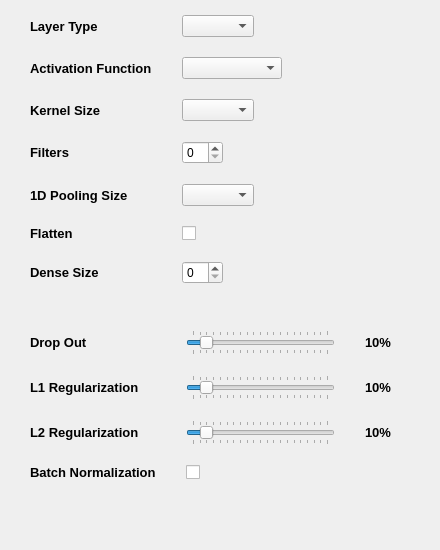
        <widget class="QWidget" name="layer1">
         <attribute name="title">
          <string>Layer 1</string>
         </attribute>
         <widget class="QWidget" name="formLayoutWidget_3">
          <property name="geometry">
           <rect>
            <x>30</x>
            <y>10</y>
            <width>401</width>
            <height>368</height>
           </rect>
          </property>
          <layout class="QFormLayout" name="arch_form1">
           <property name="horizontalSpacing">
            <number>30</number>
           </property>
           <property name="verticalSpacing">
            <number>20</number>
           </property>
           <property name="leftMargin">
            <number>0</number>
           </property>
           <property name="topMargin">
            <number>5</number>
           </property>
           <property name="rightMargin">
            <number>0</number>
           </property>
           <property name="bottomMargin">
            <number>5</number>
           </property>
           <item row="0" column="0">
            <widget class="QLabel" name="type_label_1">
             <property name="font">
              <font>
               <pointsize>10</pointsize>
               <italic>false</italic>
               <bold>true</bold>
              </font>
             </property>
             <property name="text">
              <string>Layer Type</string>
             </property>
            </widget>
           </item>
           <item row="0" column="1">
            <widget class="QComboBox" name="type_entry_1">
             <property name="sizePolicy">
              <sizepolicy hsizetype="Fixed" vsizetype="Fixed">
               <horstretch>0</horstretch>
               <verstretch>0</verstretch>
              </sizepolicy>
             </property>
            </widget>
           </item>
           <item row="1" column="0">
            <widget class="QLabel" name="activation_label_1">
             <property name="font">
              <font>
               <pointsize>10</pointsize>
               <italic>false</italic>
               <bold>true</bold>
              </font>
             </property>
             <property name="text">
              <string>Activation Function</string>
             </property>
            </widget>
           </item>
           <item row="1" column="1">
            <widget class="QComboBox" name="activation_entry_1">
             <property name="sizePolicy">
              <sizepolicy hsizetype="Fixed" vsizetype="Fixed">
               <horstretch>0</horstretch>
               <verstretch>0</verstretch>
              </sizepolicy>
             </property>
             <property name="minimumSize">
              <size>
               <width>100</width>
               <height>0</height>
              </size>
             </property>
            </widget>
           </item>
           <item row="2" column="0">
            <widget class="QLabel" name="kernel_label_1">
             <property name="font">
              <font>
               <pointsize>10</pointsize>
               <italic>false</italic>
               <bold>true</bold>
              </font>
             </property>
             <property name="text">
              <string>Kernel Size</string>
             </property>
            </widget>
           </item>
           <item row="2" column="1">
            <widget class="QComboBox" name="kernel_entry_1">
             <property name="sizePolicy">
              <sizepolicy hsizetype="Fixed" vsizetype="Fixed">
               <horstretch>0</horstretch>
               <verstretch>0</verstretch>
              </sizepolicy>
             </property>
            </widget>
           </item>
           <item row="3" column="0">
            <widget class="QLabel" name="filters_label_1">
             <property name="font">
              <font>
               <pointsize>10</pointsize>
               <italic>false</italic>
               <bold>true</bold>
              </font>
             </property>
             <property name="text">
              <string>Filters</string>
             </property>
            </widget>
           </item>
           <item row="3" column="1">
            <widget class="QSpinBox" name="filters_entry_1">
             <property name="sizePolicy">
              <sizepolicy hsizetype="Fixed" vsizetype="Fixed">
               <horstretch>0</horstretch>
               <verstretch>0</verstretch>
              </sizepolicy>
             </property>
            </widget>
           </item>
           <item row="4" column="0">
            <widget class="QLabel" name="pool_label_1">
             <property name="font">
              <font>
               <pointsize>10</pointsize>
               <italic>false</italic>
               <bold>true</bold>
              </font>
             </property>
             <property name="text">
              <string>1D Pooling Size</string>
             </property>
            </widget>
           </item>
           <item row="4" column="1">
            <widget class="QComboBox" name="pool_entry_1">
             <property name="sizePolicy">
              <sizepolicy hsizetype="Fixed" vsizetype="Fixed">
               <horstretch>0</horstretch>
               <verstretch>0</verstretch>
              </sizepolicy>
             </property>
            </widget>
           </item>
           <item row="6" column="0">
            <widget class="QLabel" name="dense_label_1">
             <property name="font">
              <font>
               <pointsize>10</pointsize>
               <italic>false</italic>
               <bold>true</bold>
              </font>
             </property>
             <property name="text">
              <string>Dense Size</string>
             </property>
            </widget>
           </item>
           <item row="5" column="0">
            <widget class="QLabel" name="flat_label_1">
             <property name="font">
              <font>
               <pointsize>10</pointsize>
               <italic>false</italic>
               <bold>true</bold>
              </font>
             </property>
             <property name="text">
              <string>Flatten</string>
             </property>
            </widget>
           </item>
           <item row="5" column="1">
            <widget class="QCheckBox" name="flat_box_1">
             <property name="text">
              <string/>
             </property>
            </widget>
           </item>
           <item row="6" column="1">
            <widget class="QSpinBox" name="dense_entry_1">
             <property name="sizePolicy">
              <sizepolicy hsizetype="Fixed" vsizetype="Fixed">
               <horstretch>0</horstretch>
               <verstretch>0</verstretch>
              </sizepolicy>
             </property>
            </widget>
           </item>
          </layout>
         </widget>
         <widget class="QWidget" name="formLayoutWidget_11">
          <property name="geometry">
           <rect>
            <x>20</x>
            <y>320</y>
            <width>381</width>
            <height>221</height>
           </rect>
          </property>
          <layout class="QFormLayout" name="reg_form_1">
           <property name="horizontalSpacing">
            <number>30</number>
           </property>
           <property name="verticalSpacing">
            <number>20</number>
           </property>
           <property name="leftMargin">
            <number>10</number>
           </property>
           <property name="topMargin">
            <number>10</number>
           </property>
           <property name="rightMargin">
            <number>10</number>
           </property>
           <property name="bottomMargin">
            <number>10</number>
           </property>
           <item row="0" column="0">
            <widget class="QLabel" name="dropout_label_1">
             <property name="font">
              <font>
               <pointsize>10</pointsize>
               <italic>false</italic>
               <bold>true</bold>
              </font>
             </property>
             <property name="text">
              <string>Drop Out</string>
             </property>
            </widget>
           </item>
           <item row="0" column="1">
            <layout class="QHBoxLayout" name="drop_box_1">
             <property name="spacing">
              <number>30</number>
             </property>
             <item>
              <widget class="QSlider" name="drop_slider_1">
               <property name="maximumSize">
                <size>
                 <width>400</width>
                 <height>26</height>
                </size>
               </property>
               <property name="sizeIncrement">
                <size>
                 <width>0</width>
                 <height>0</height>
                </size>
               </property>
               <property name="font">
                <font>
                 <family>Segoe UI</family>
                 <italic>false</italic>
                 <bold>false</bold>
                </font>
               </property>
               <property name="maximum">
                <number>100</number>
               </property>
               <property name="singleStep">
                <number>5</number>
               </property>
               <property name="pageStep">
                <number>5</number>
               </property>
               <property name="sliderPosition">
                <number>10</number>
               </property>
               <property name="tracking">
                <bool>true</bool>
               </property>
               <property name="orientation">
                <enum>Qt::Horizontal</enum>
               </property>
               <property name="tickPosition">
                <enum>QSlider::TicksBothSides</enum>
               </property>
               <property name="tickInterval">
                <number>5</number>
               </property>
              </widget>
             </item>
             <item>
              <widget class="QLabel" name="drop_perc_1">
               <property name="font">
                <font>
                 <pointsize>10</pointsize>
                 <italic>false</italic>
                 <bold>true</bold>
                </font>
               </property>
               <property name="text">
                <string>10%</string>
               </property>
              </widget>
             </item>
            </layout>
           </item>
           <item row="1" column="0">
            <widget class="QLabel" name="l1_label_1">
             <property name="font">
              <font>
               <pointsize>10</pointsize>
               <italic>false</italic>
               <bold>true</bold>
              </font>
             </property>
             <property name="text">
              <string>L1 Regularization </string>
             </property>
            </widget>
           </item>
           <item row="1" column="1">
            <layout class="QHBoxLayout" name="l1_box_1">
             <property name="spacing">
              <number>30</number>
             </property>
             <item>
              <widget class="QSlider" name="l1_slider_1">
               <property name="maximumSize">
                <size>
                 <width>400</width>
                 <height>26</height>
                </size>
               </property>
               <property name="sizeIncrement">
                <size>
                 <width>0</width>
                 <height>0</height>
                </size>
               </property>
               <property name="font">
                <font>
                 <family>Segoe UI</family>
                 <italic>false</italic>
                 <bold>false</bold>
                </font>
               </property>
               <property name="maximum">
                <number>100</number>
               </property>
               <property name="singleStep">
                <number>5</number>
               </property>
               <property name="pageStep">
                <number>5</number>
               </property>
               <property name="sliderPosition">
                <number>10</number>
               </property>
               <property name="tracking">
                <bool>true</bool>
               </property>
               <property name="orientation">
                <enum>Qt::Horizontal</enum>
               </property>
               <property name="tickPosition">
                <enum>QSlider::TicksBothSides</enum>
               </property>
               <property name="tickInterval">
                <number>5</number>
               </property>
              </widget>
             </item>
             <item>
              <widget class="QLabel" name="l1_perc_1">
               <property name="font">
                <font>
                 <pointsize>10</pointsize>
                 <italic>false</italic>
                 <bold>true</bold>
                </font>
               </property>
               <property name="text">
                <string>10%</string>
               </property>
              </widget>
             </item>
            </layout>
           </item>
           <item row="2" column="0">
            <widget class="QLabel" name="l2_label_1">
             <property name="font">
              <font>
               <pointsize>10</pointsize>
               <italic>false</italic>
               <bold>true</bold>
              </font>
             </property>
             <property name="text">
              <string>L2 Regularization </string>
             </property>
            </widget>
           </item>
           <item row="2" column="1">
            <layout class="QHBoxLayout" name="l2_box_1">
             <property name="spacing">
              <number>30</number>
             </property>
             <item>
              <widget class="QSlider" name="l2_slider_1">
               <property name="maximumSize">
                <size>
                 <width>400</width>
                 <height>26</height>
                </size>
               </property>
               <property name="sizeIncrement">
                <size>
                 <width>0</width>
                 <height>0</height>
                </size>
               </property>
               <property name="font">
                <font>
                 <family>Segoe UI</family>
                 <italic>false</italic>
                 <bold>false</bold>
                </font>
               </property>
               <property name="maximum">
                <number>100</number>
               </property>
               <property name="singleStep">
                <number>5</number>
               </property>
               <property name="pageStep">
                <number>5</number>
               </property>
               <property name="sliderPosition">
                <number>10</number>
               </property>
               <property name="tracking">
                <bool>true</bool>
               </property>
               <property name="orientation">
                <enum>Qt::Horizontal</enum>
               </property>
               <property name="tickPosition">
                <enum>QSlider::TicksBothSides</enum>
               </property>
               <property name="tickInterval">
                <number>5</number>
               </property>
              </widget>
             </item>
             <item>
              <widget class="QLabel" name="l2_perc_1">
               <property name="font">
                <font>
                 <pointsize>10</pointsize>
                 <italic>false</italic>
                 <bold>true</bold>
                </font>
               </property>
               <property name="text">
                <string>10%</string>
               </property>
              </widget>
             </item>
            </layout>
           </item>
           <item row="3" column="0">
            <widget class="QLabel" name="batch_label_1">
             <property name="font">
              <font>
               <pointsize>10</pointsize>
               <italic>false</italic>
               <bold>true</bold>
              </font>
             </property>
             <property name="text">
              <string>Batch Normalization</string>
             </property>
            </widget>
           </item>
           <item row="3" column="1">
            <widget class="QCheckBox" name="batch_entry_1">
             <property name="text">
              <string/>
             </property>
            </widget>
           </item>
          </layout>
         </widget>
        </widget>
